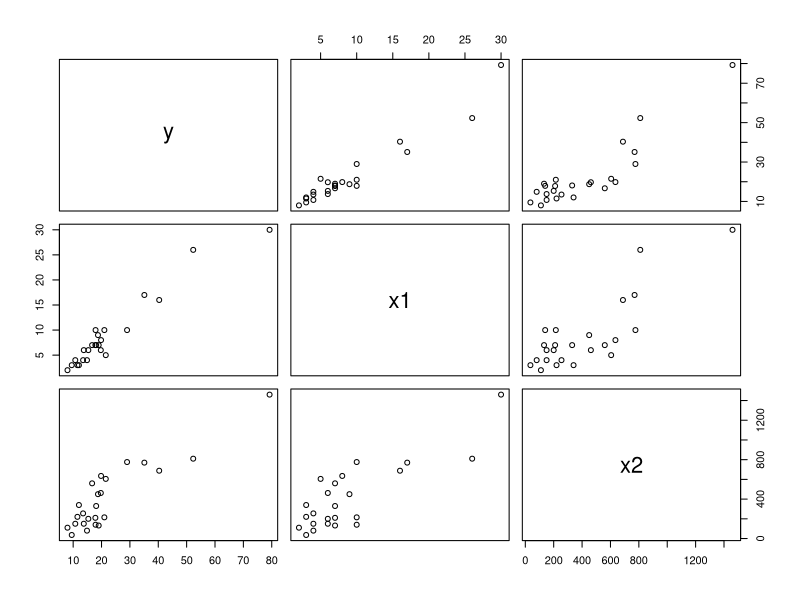
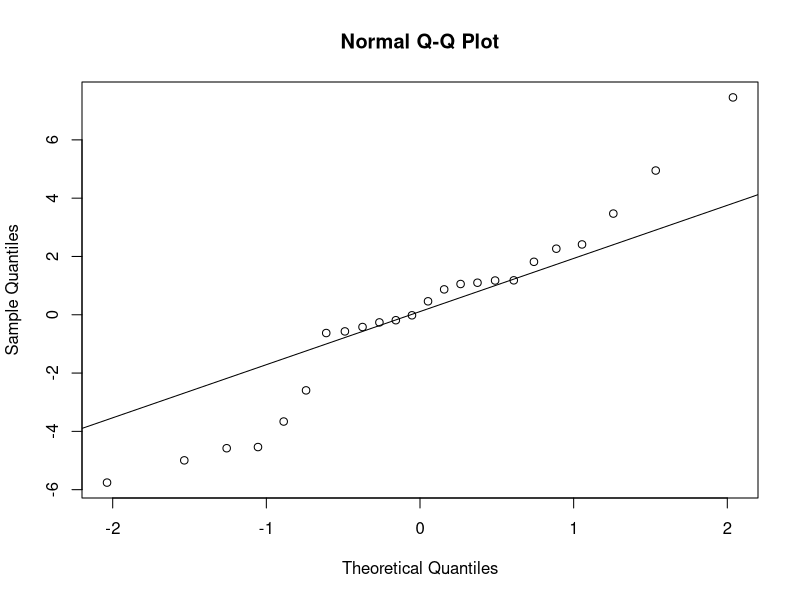
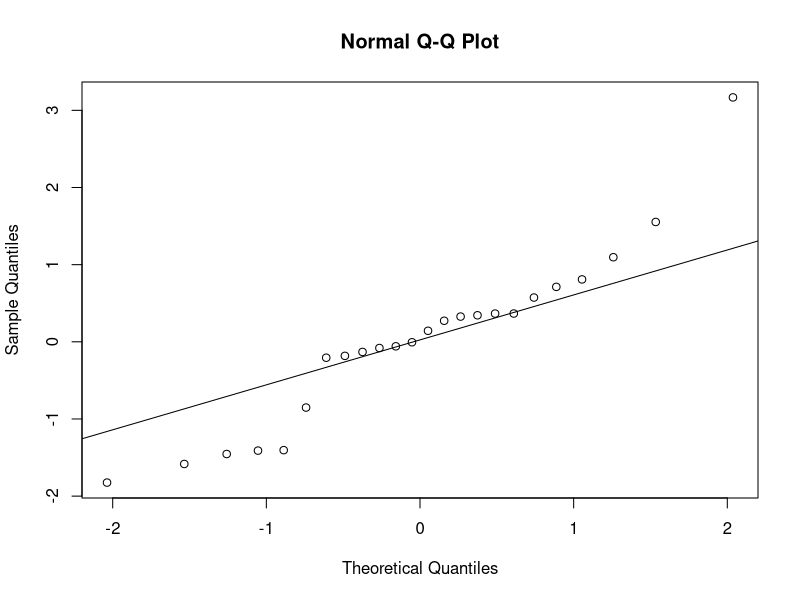
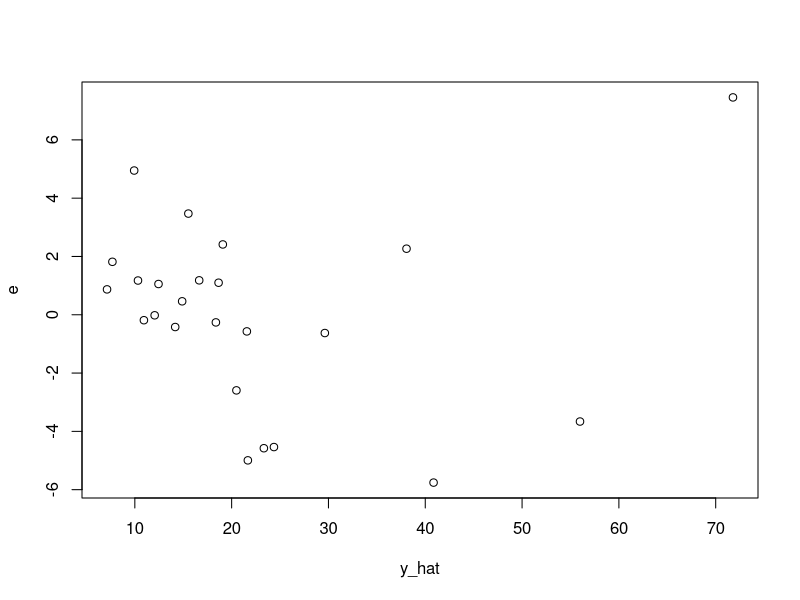
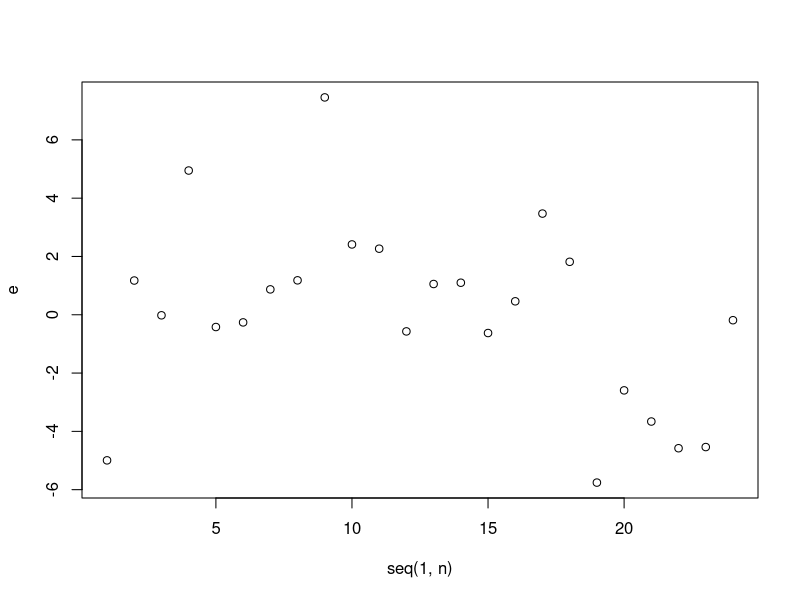

Here is the R script that generated these plots, in order: (Note: this script raises an error after producing the figures.)
rm(list = ls())
y=c(16.68,11.5,12.03,14.88,13.75,18.11,8,17.83,79.24,21.5,40.33,21,13.5,19.75,29,15.35,19,9.5,35.1,17.9,52.32,18.75,19.83,10.75)
x1=c(7,3,3,4,6,7,2,7,30,5,16,10,4,6,10,6,7,3,17,10,26,9,8,4)
x2=c(560,220,340,80,150,330,110,210,1460,605,688,215,255,462,776,200,132,36,770,140,810,450,635,150)
data_soft=data.frame(y,x1,x2)
pairs(data_soft)
cor(data_soft)
fit=lm(y~x1+x2,data=data_soft)
fit
summary(fit)
anova(fit)
#b)
e=fit$residuals
qqnorm(e)
qqline(e)
n=length(y)
x=matrix(c(rep(1,n),x1,x2),nrow = n,byrow=F)
x
H=x%*%solve((t(x)%*%x))%*%t(x)
H
h=diag(H)
h

#direct command for design matrix
x1=model.matrix(fit)

#direct command for hat matrix
hatvalues(fit)
Y=matrix(y,nrow = n)
beta_hat=solve(t(x)%*%x)%*%t(x)%*%Y
beta_hat
y_hat=x%*%beta_hat
SSE=t(Y-y_hat)%*%(Y-y_hat)
SSE
p=3
MSE=SSE/(n-p)
MSE
e=y-y_hat

#direct command for MSE
MSE=anova(fit)[3,3]
MSE
std_res=e/sqrt(MSE*(1-h))
std_res

#direct command for studantized residuals
rstandard(fit)
qqnorm(std_res)
qqline(std_res)

#c)
plot(y_hat,e)
#d)
plot(seq(1,n),e)
#e)
shapiro.test(fit$residuals)
library(lmtest)
bptest(fit)
dwtest(fit)
 #f)
# TO check the outlier in  data
d=e/sqrt(MSE)
d
which(abs(d)>2)
rstandard(fit)
press=e/(1-h)
press
r=rstudent(fit)
r
r[abs(r)>2]
#g)

y1=y[-9]
X1=x1[-9]
X2=x2[-9]
df1=data.frame(y1,X1,X2)
df1
model=lm(y1~X1+X2,data=df1)
summary(model)
anova(model)

#Q2
y=c(26,24,175,160,163,55,62,100,26,30,70,71)
x1=c(1,1,1.5,1.5,1.5,1,2,0.5,1,1,1,1)
x2=c(1,1,4,4,4,2,5,3,2,2,3,3)
df=data.frame(y,x1,x2)
fit1=lm(y~x1+x2,data=df)
fit2=lm(y~0+as.factor(x1)+as.factor(x2),data=df)
anova(fit1,fit2)
